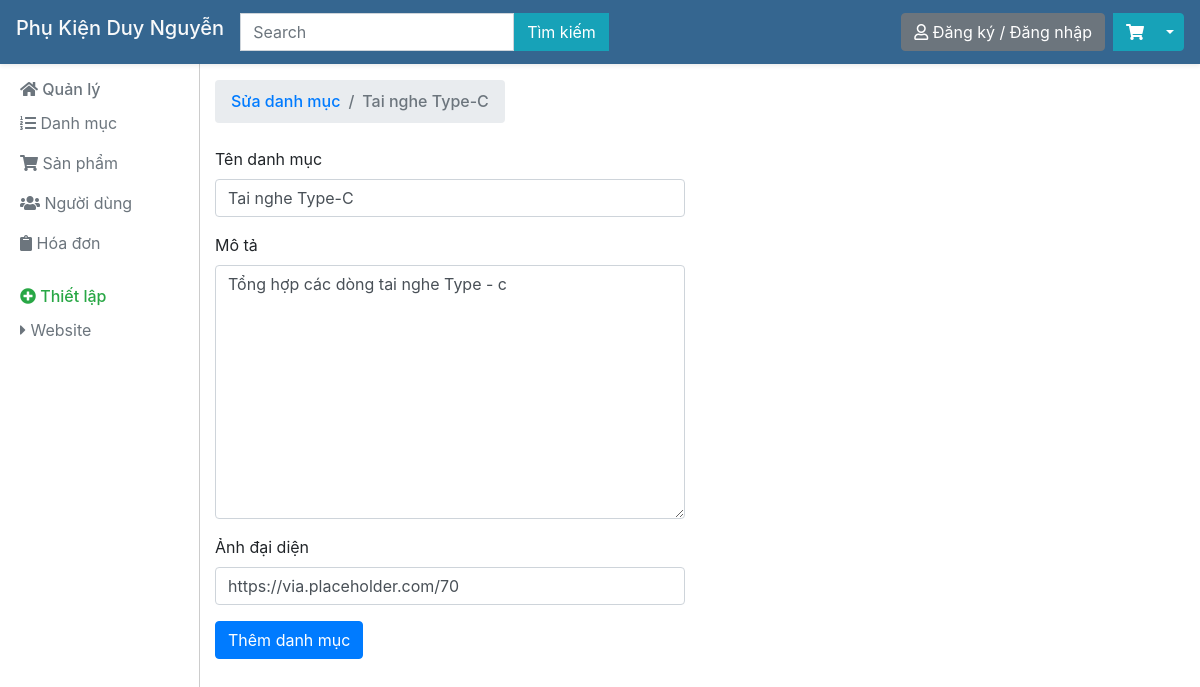
Screenshot of /quanly.php?task=sdm&id=3 with the database file from the repository.
### tables this page shows
CREATE TABLE `danhmuc` (
  `id_danhmuc` int(10) NOT NULL,
  `ten` varchar(255) NOT NULL,
  `mota` text NOT NULL,
  `anhdaidien` varchar(255) NOT NULL
);

### model/model.php (called while the page is built, shortened)
<?php
class Model
{
	protected $host,$db,$user,$pass,$conn;
	public function __construct(){
		$this->host = 'localhost';
		$this->db = 'webphukien';
		$this->user = 'root';
		$this->pass = '';
		$this->conn = new mysqli($this->host,$this->user,$this->pass,$this->db);
		$this->conn->set_charset("utf8");
	}
	public function getDanhMuc($id){
		$sql = "SELECT * FROM danhmuc WHERE id_danhmuc=$id";
		$result = $this->conn->query($sql);
		if($result->num_rows > 0){
			return $result->fetch_assoc();
		} else {
			return null;
		}
	}
}
 ?>

### view/suadanhmuc.php (the view, shortened to what this page needs)
<?php require_once('./view/header_quanly.php') ?>
<h6 class="sidebar-heading d-flex justify-content-between align-items-center mt-4 mb-2 text-success">
  <nav aria-label="breadcrumb">
      <ol class="breadcrumb">
        <li class="breadcrumb-item"><a href="quanly.php?task=qldm">Sửa danh mục</a></li>
        <li class="breadcrumb-item active" aria-current="page"><?php echo $danhmuc['ten'] ?></li>
      </ol>
    </nav>
</h6>
<div class="row">
    <div class="col-6 pb-2">
        <form method="POST">
            <div class="form-group">
            <label for="ten">Tên danh mục</label>
            <input type="text" class="form-control" id="ten" placeholder="điền tên danh mục" name="ten" value="<?php echo $danhmuc['ten'] ?>">
          </div>
          <div class="form-group">
            <label for="mota">Mô tả</label>
            <textarea name="mota" id="mota" cols="30" rows="10" class="form-control" placeholder="điền mô tả cho danh mục"><?php echo $danhmuc['mota'] ?></textarea>
          </div>
          <div class="form-group">
            <label for="anhdaidien">Ảnh đại diện</label>
            <input type="text" class="form-control" placeholder="điền link ảnh" name="anhdaidien" value="<?php echo $danhmuc['anhdaidien'] ?>">
          </div>
          <button type="submit" class="btn btn-primary">Thêm danh mục</button>
        </form>
    </div>
</div>
<?php require_once('./view/footer_quanly.php') ?>

### view/header_quanly.php (style rules this page uses)
body { margin-top: 56px; }
input { max-width: 100%; }

### rows the page displays
danhmuc: ten "Tai nghe Type-C", mota "Tổng hợp các dòng tai nghe Type - c", anhdaidien "https://via.placeholder.com/70"
